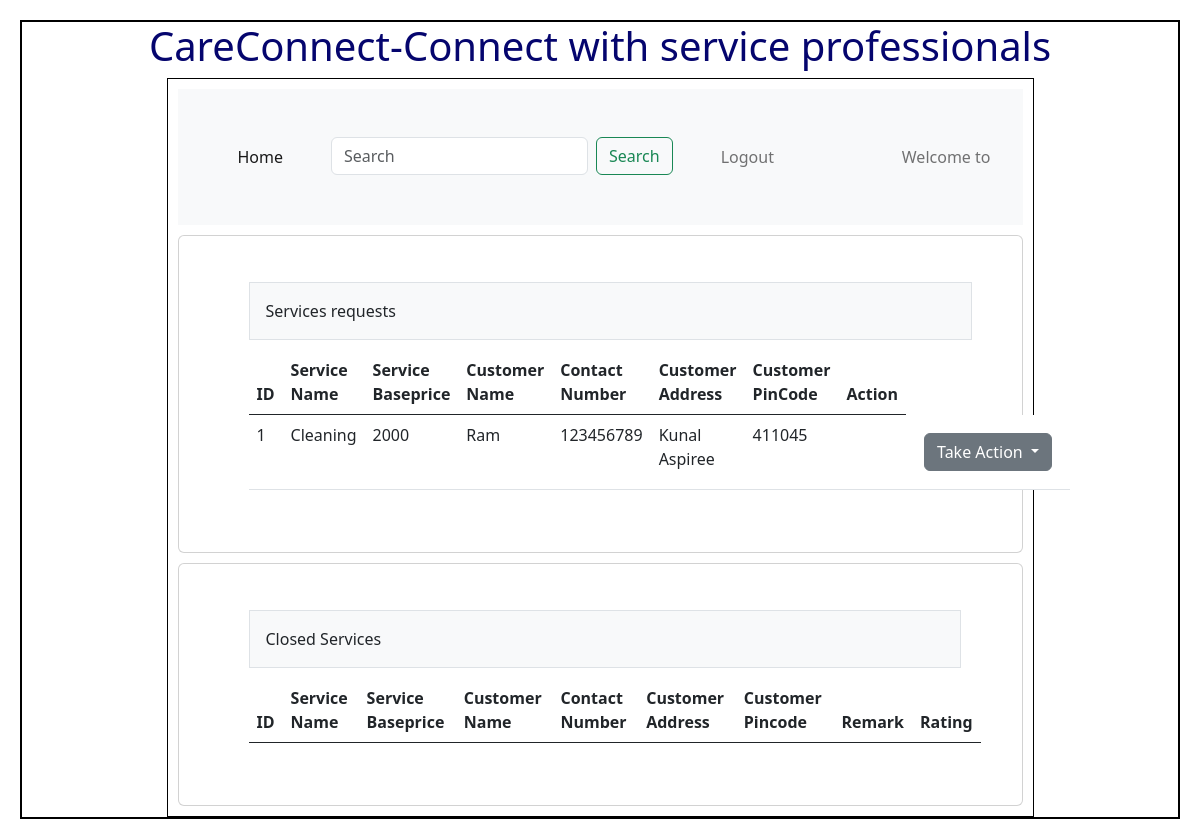
The app's page /professsional_request, older data.
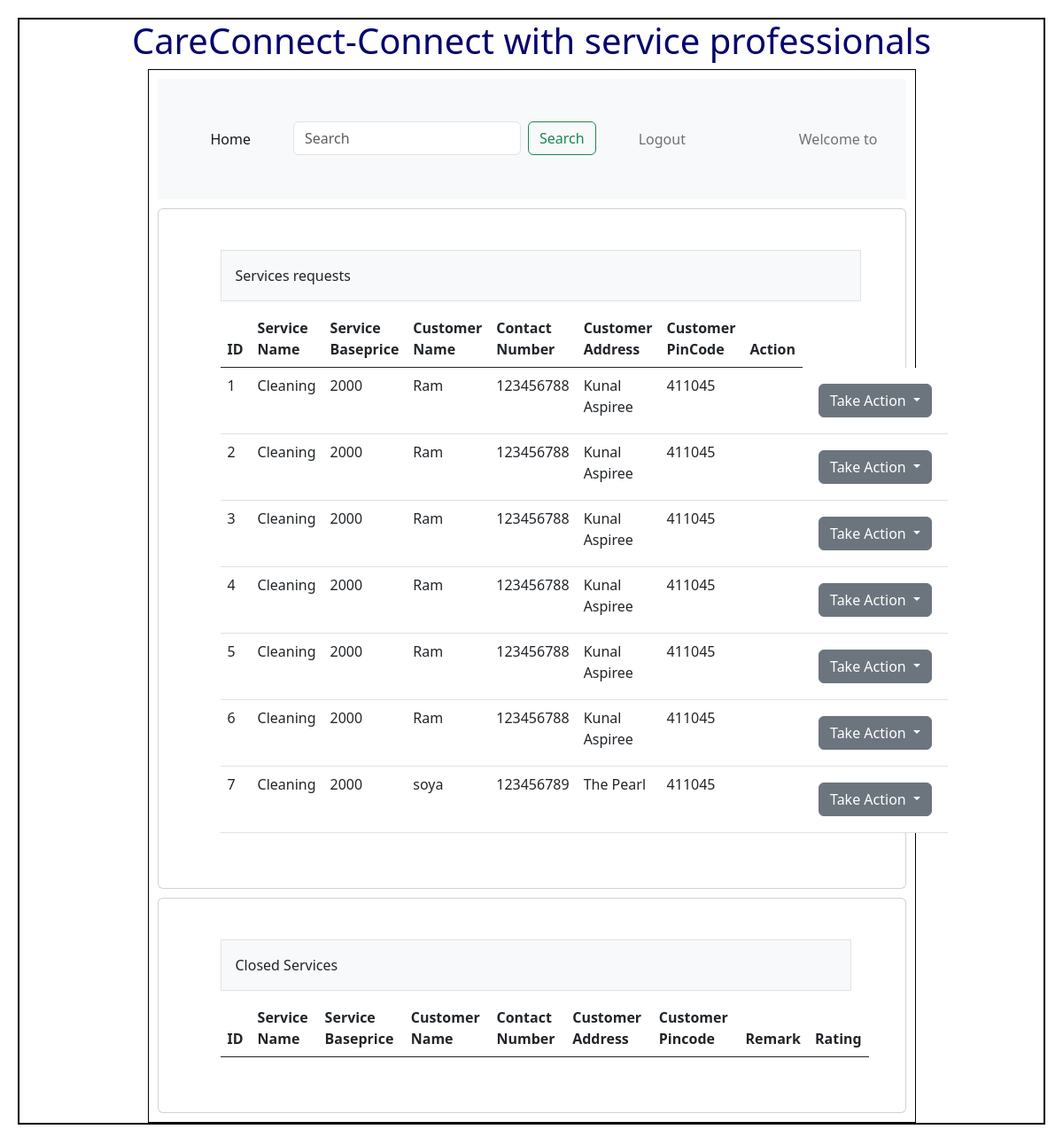
The same page, newer data.
### Backend/models.py (models this page shows)
class Servicereq(db.Model):
    __tablename__="Servicereq"
    id = db.Column(db.Integer, primary_key=True)
    Professional_id=db.Column(db.Integer, db.ForeignKey("Professional.id"),nullable=True)
    Service_id=db.Column(db.Integer, db.ForeignKey("Service.id"),nullable=False)
    Customer_id=db.Column(db.Integer, db.ForeignKey("Customer.id"),nullable=False)
    status=db.Column(db.String,nullable=True)
    remarks=db.Column(db.String,nullable=True)
    rating=db.Column(db.Integer,default=0)
    service=db.relationship("Service",cascade="all,delete",backref="Servicereqs",lazy=True)
    customer=db.relationship("Customer",cascade="all,delete",backref="Servicereqs",lazy=True)
    professional=db.relationship("Professional",cascade="all,delete",backref="Servicereqs",lazy=True)

class Service(db.Model):
    __tablename__="Service"
    id = db.Column(db.Integer, primary_key=True)
    name=db.Column(db.String,nullable=False)
    description=db.Column(db.String,nullable=False)
    baseprice=db.Column(db.Integer,default=0.0)
    subservice=db.Column(db.String,nullable=False)
    location=db.Column(db.String,nullable=False)
    pincode=db.Column(db.String,nullable=False)

class Customer(db.Model):
    __tablename__="Customer"
    id = db.Column(db.Integer, primary_key=True)
    email=db.Column(db.String,unique=True,nullable=False)
    password=db.Column(db.String,nullable=False)
    contact_number=db.Column(db.Integer,nullable=False)
    fullname =db.Column(db.String,nullable=False)
    address =db.Column(db.String,nullable=False)
    pincode=db.Column(db.Integer,nullable=False)
    status=db.Column(db.String,default="Active")

### Backend/controllers.py (the view)
@app.route("/professsional_request",methods=["GET"])
def allservicereqp():
    servicereqs=get_servicereq()
    return render_template("Professionaldashboard.html",servicereqs=servicereqs)

### Backend/controllers.py (called while the page is built)
def get_servicereq():
    servicereqs=Servicereq.query.all()
    print(servicereqs)
    return servicereqs

### Templates/Professionaldashboard.html (shortened to what this page needs)
<!DOCTYPE html>
<html>
    <head>
        <link rel="stylesheet" href="/static/styles/main.css">
        <link href="https://cdn.jsdelivr.net/npm/bootstrap@5.0.2/dist/css/bootstrap.min.css" rel="stylesheet">
        <link href="https://cdn.jsdelivr.net/npm/bootstrap@5.3.0/dist/css/bootstrap.min.css" rel="stylesheet">
    </head>
    <body>
        <div class = "my_container">
            <div class = "center"> <h1>CareConnect-Connect with service professionals</h1></div>
                <div class="my_panel">
                    <nav class="navbar navbar-expand-lg navbar-light bg-light">
                    <div class="container-fluid">
                        <div class="collapse navbar-collapse" id="navbarText">
                            <ul class="navbar-nav me-auto mb-2 mb-lg-0">
                                <li class="nav-item">
                                    <a class="nav-link active" aria-current="page" href="/professional">Home</a>
                                </li>
                                <li class="nav-item">
                                    <form class="d-flex" method="POST" action="#">
                                    <input class="form-control me-2" type="search" placeholder="Search" aria-label="Search" name="search_txt" id="search_txt">
                                    <button class="btn btn-outline-success" type="submit">Search</button>
                                    </form>
                                </li>
                                <li>
                                    <a class="nav-link" href="/logout">Logout</a>
                                </li>
                            </ul>
                            <span class="navbar-text">
                                Welcome to {{name}}
                            </span>
                        </div>
                    </div>
                    </nav>
                    <div class="card">
                    <div class="card-body">
                        <div class="container px-4">
                            <div class="row gx-5">
                                <div class="col">
                                    <div class="p-3 border bg-light table-responsive">Services requests</div>
                                        <table class="table">
                                            <thead>
                                                <tr>
                                                <th scope="col">ID</th>
                                                <th scope="col">Service Name</th>
                                                <th scope="col">Service Baseprice</th>
                                                <th scope="col">Customer Name</th>
                                                <th scope="col">Contact Number</th>
                                                <th scope="col">Customer Address</th>
                                                <th scope="col">Customer PinCode</th>
                                                <th scope="col">Action</th>
                                                </tr>
                                            </thead>
                                            <tbody>
                                                {%if servicereqs%}
                                                    {%for servicereq in servicereqs%}
                                                <tr>
                                                    <td>{{ servicereq.id }}</td>
                                                    <td>{{ servicereq.service.name }}</td>
                                                    <td>{{ servicereq.service.baseprice }}</td>
                                                    <td>{{servicereq.customer.fullname}}</td>
                                                    <td>{{ servicereq.customer.contact_number }}</td>
                                                    <td>{{ servicereq.customer.address}}</td>
                                                    <td>{{ servicereq.customer.pincode }}</td>
                                                    <td>{{servicereq.action}}</td>
                                                    <td>
                                                    <div class="dropdown">
                                                        <button class="btn btn-secondary dropdown-toggle"
                                                            type="button"
                                                            id="dropdownMenuButton1"
                                                            data-bs-toggle="dropdown"
                                                            aria-expanded="false">
                                                            Take Action
                                                        </button>
                                                    </div>
                                                    </td>
                                                </tr>
                                                    {%endfor%}
                                                {%else%}
                                                    <h3 class = "center"> No services found</h3>
                                                {%endif%}
                                            </tbody>
                                        </table>
                                </div>
                            </div>
                        </div>
                    </div>
                    </div>
                    <div class="card">
                    <div class="card-body">
                        <div class="container px-4">
                            <div class="row gx-5">
                                <div class="col">
                                    <div class="p-3 border bg-light table-responsive">Closed Services</div>
                                        <table class="table">
                                            <thead>
                                                <tr>
                                                <th scope="col">ID</th>
                                                <th scope="col">Service Name</th>
                                                <th scope="col">Service Baseprice</th>
                                                <th scope="col">Customer Name</th>
                                                <th scope="col">Contact Number</th>
                                                <th scope="col">Customer Address</th>
                                                <th scope="col">Customer Pincode</th>
                                                <th scope="col">Remark</th>
                                                <th scope="col">Rating</th>
                                                </tr>
                                            </thead>
                                        </table>
                                </div>
                            </div>
                        </div>
                    </div>
                    </div>
                </div>
            </div>
    </body>
</html>

### Static/Styles/main.css (style rules this page uses)
* { margin: 10px; }
.my_container { border: 2px solid black; }
.my_panel { width: 75%; margin: auto; height: auto; border: 1px solid black; }
.center { text-align: center; margin: auto; color: rgb(5,5,110); }

Row changes from the older to the newer data that the page shows:
changed Servicereq id 1: customer.contact_number "123456789" → "123456788"
added Servicereq: id "2", service.name "Cleaning", service.baseprice "2000", customer.fullname "Ram", customer.contact_number "123456788", customer.address "Kunal Aspiree", customer.pincode "411045"
added Servicereq: id "3", service.name "Cleaning", service.baseprice "2000", customer.fullname "Ram", customer.contact_number "123456788", customer.address "Kunal Aspiree", customer.pincode "411045"
added Servicereq: id "4", service.name "Cleaning", service.baseprice "2000", customer.fullname "Ram", customer.contact_number "123456788", customer.address "Kunal Aspiree", customer.pincode "411045"
added Servicereq: id "5", service.name "Cleaning", service.baseprice "2000", customer.fullname "Ram", customer.contact_number "123456788", customer.address "Kunal Aspiree", customer.pincode "411045"
added Servicereq: id "6", service.name "Cleaning", service.baseprice "2000", customer.fullname "Ram", customer.contact_number "123456788", customer.address "Kunal Aspiree", customer.pincode "411045"
added Servicereq: id "7", service.name "Cleaning", service.baseprice "2000", customer.fullname "soya", customer.contact_number "123456789", customer.address "The Pearl", customer.pincode "411045"
